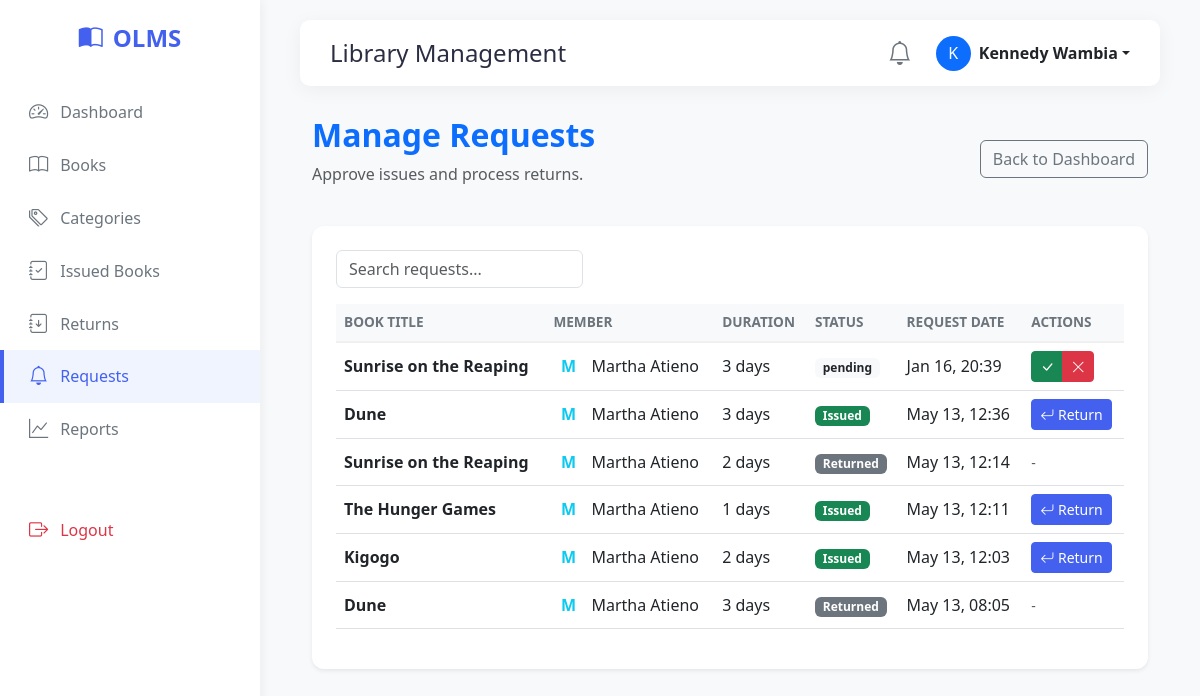
Page /manage_borrow_requests.php (signed in) on the earlier database version.
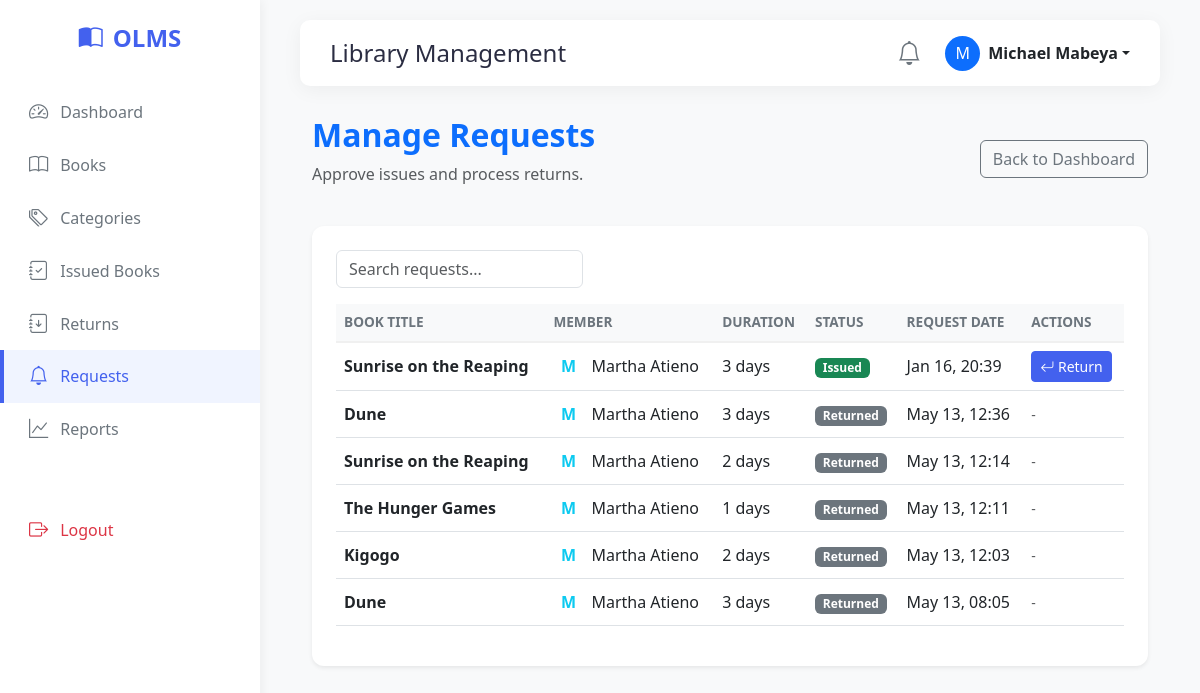
Same page on the later database version.
### tables this page shows
CREATE TABLE `borrow_requests` (
  `id` int(11) NOT NULL,
  `book_id` int(11) NOT NULL,
  `user_id` int(11) NOT NULL,
  `days` int(11) NOT NULL,
  `total_cost` decimal(10,2) NOT NULL,
  `status` enum('pending','Book Issued','Rejected','Book Returned') DEFAULT 'pending',
  `requested_at` timestamp NOT NULL DEFAULT current_timestamp(),
  `updated_at` timestamp NOT NULL DEFAULT current_timestamp() ON UPDATE current_timestamp()
);

CREATE TABLE `books` (
  `id` int(11) NOT NULL,
  `title` varchar(255) NOT NULL,
  `author` varchar(255) NOT NULL,
  `category_id` int(11) NOT NULL,
  `isbn` varchar(50) NOT NULL,
  `quantity` int(11) NOT NULL,
  `created_at` timestamp NOT NULL DEFAULT current_timestamp(),
  `cover_photo` varchar(255) DEFAULT NULL
);

CREATE TABLE `users` (
  `id` int(11) NOT NULL,
  `name` varchar(100) NOT NULL,
  `email` varchar(100) NOT NULL,
  `phone` varchar(20) DEFAULT NULL,
  `password` varchar(255) NOT NULL,
  `role` enum('admin','librarian','member') DEFAULT 'member',
  `created_at` timestamp NOT NULL DEFAULT current_timestamp()
);

### manage_borrow_requests.php (the view, shortened to what the changed rows need)
<?php
include 'includes/header.php';
$borrow_requests_sql = "
    SELECT borrow_requests.id, books.title, users.name AS member_name, borrow_requests.days, borrow_requests.total_cost, borrow_requests.status, borrow_requests.requested_at
    FROM borrow_requests
    INNER JOIN books ON borrow_requests.book_id = books.id
    INNER JOIN users ON borrow_requests.user_id = users.id
    ORDER BY CASE WHEN borrow_requests.status = 'Pending' THEN 1 ELSE 2 END, borrow_requests.requested_at DESC";
$borrow_requests_result = $conn->query($borrow_requests_sql);
?>
<div class="container-fluid fade-in">
    <div class="d-flex justify-content-between align-items-center mb-4">
        <div>
            <h2 class="fw-bold text-primary">Manage Requests</h2>
        </div>
    </div>
    <div class="card p-4 shadow-sm border-0">
        <div class="table-responsive">
            <?php if ($borrow_requests_result->num_rows > 0): ?>
                <table class="table table-hover align-middle" id="requestsTable">
                    <thead class="table-light">
                        <tr>
                            <th>Book Title</th>
                            <th>Member</th>
                            <th>Duration</th>
                            <th>Status</th>
                            <th>Request Date</th>
                            <th>Actions</th>
                        </tr>
                    </thead>
                    <tbody>
                        <?php while ($request = $borrow_requests_result->fetch_assoc()): ?>
                            <tr>
                                <td class="fw-bold book-title"><?= htmlspecialchars($request['title']); ?></td>
                                <td class="member-name">
                                    <div class="d-flex align-items-center">
                                         <div class="bg-light-info rounded-circle d-flex align-items-center justify-content-center text-info fw-bold me-2" style="width: 30px; height: 30px;">
                                            <?= substr(htmlspecialchars($request['member_name']), 0, 1) ?>
                                        </div>
                                        <?= htmlspecialchars($request['member_name']); ?>
                                    </div>
                                </td>
                                <td><?= $request['days']; ?> days</td>
                                <td>
                                    <?php
                                    $statusParams = match($request['status']) {
                                        'Pending' => ['bg-warning text-dark', 'Pending'],
                                        'Book Issued' => ['bg-success', 'Issued'],
                                        'Book Returned' => ['bg-secondary', 'Returned'],
                                        'Rejected' => ['bg-danger', 'Rejected'],
                                        default => ['bg-light text-dark', $request['status']]
                                    };
                                    ?>
                                    <span class="badge <?= $statusParams[0] ?>"><?= $statusParams[1] ?></span>
                                </td>
                                <td><?= date('M d, H:i', strtotime($request['requested_at'])); ?></td>
                                <td>
                                    <?php if (strtolower($request['status']) === 'pending'): ?>
                                        <div class="btn-group">
                                            <a href="manage_borrow_requests.php?action=approve&request_id=<?= $request['id']; ?>" class="btn btn-success btn-sm" title="Approve Issue"><i class="bi bi-check-lg"></i></a>
                                            <a href="manage_borrow_requests.php?action=reject&request_id=<?= $request['id']; ?>" class="btn btn-danger btn-sm" onclick="return confirm('Are you sure you want to reject this request?');" title="Reject"><i class="bi bi-x-lg"></i></a>
                                        </div>
                                    <?php elseif ($request['status'] === 'Book Issued'): ?>
                                        <a href="manage_borrow_requests.php?action=return&request_id=<?= $request['id']; ?>" class="btn btn-primary btn-sm" title="Mark as Returned"><i class="bi bi-arrow-return-left"></i> Return</a>
                                    <?php else: ?>
                                        <span class="text-muted small">-</span>
                                    <?php endif; ?>
                                </td>
                            </tr>
                        <?php endwhile; ?>
                    </tbody>
                </table>
            <?php endif; ?>
        </div>
    </div>
</div>
<?php include 'includes/footer.php'; ?>

### includes/header.php (shortened to what the changed rows need)
<!DOCTYPE html>
<html lang="en">
<head>
    <link href="https://cdn.jsdelivr.net/npm/bootstrap@5.3.0/dist/css/bootstrap.min.css" rel="stylesheet">
    <link href="https://cdn.jsdelivr.net/npm/bootstrap-icons/font/bootstrap-icons.css" rel="stylesheet">
    <link href="assets/css/style.css" rel="stylesheet">
</head>
<body>
<div class="main-content">
    <div class="top-navbar">
        <div class="d-flex align-items-center gap-4">
             <div class="dropdown">
                <a href="#" class="d-flex align-items-center link-dark text-decoration-none dropdown-toggle" id="dropdownUser1" data-bs-toggle="dropdown" aria-expanded="false">
                    <div class="bg-primary text-white rounded-circle d-flex align-items-center justify-content-center" style="width: 35px; height: 35px;">
                        <?= strtoupper(substr($_SESSION['username'] ?? 'U', 0, 1)) ?>
                    </div>
                    <span class="ms-2 fw-bold"><?= htmlspecialchars($_SESSION['username'] ?? 'User') ?></span>
                </a>
            </div>
        </div>
    </div>

Differences in the rows shown:
changed borrow_requests "Jan 16, 20:39": status "pending" → "Issued"; now shows "Return"
changed borrow_requests "May 13, 12:36": status "Issued" → "Returned"; status "Return" → "-"
changed borrow_requests "May 13, 12:11": status "Issued" → "Returned"; status "Return" → "-"
changed borrow_requests "May 13, 12:03": status "Issued" → "Returned"; status "Return" → "-"
Other differences:
substr($_SESSION['username'] ?? 'U', 0, 1): "K" → "M"
$_SESSION['username']: "Kennedy Wambia" → "Michael Mabeya"
